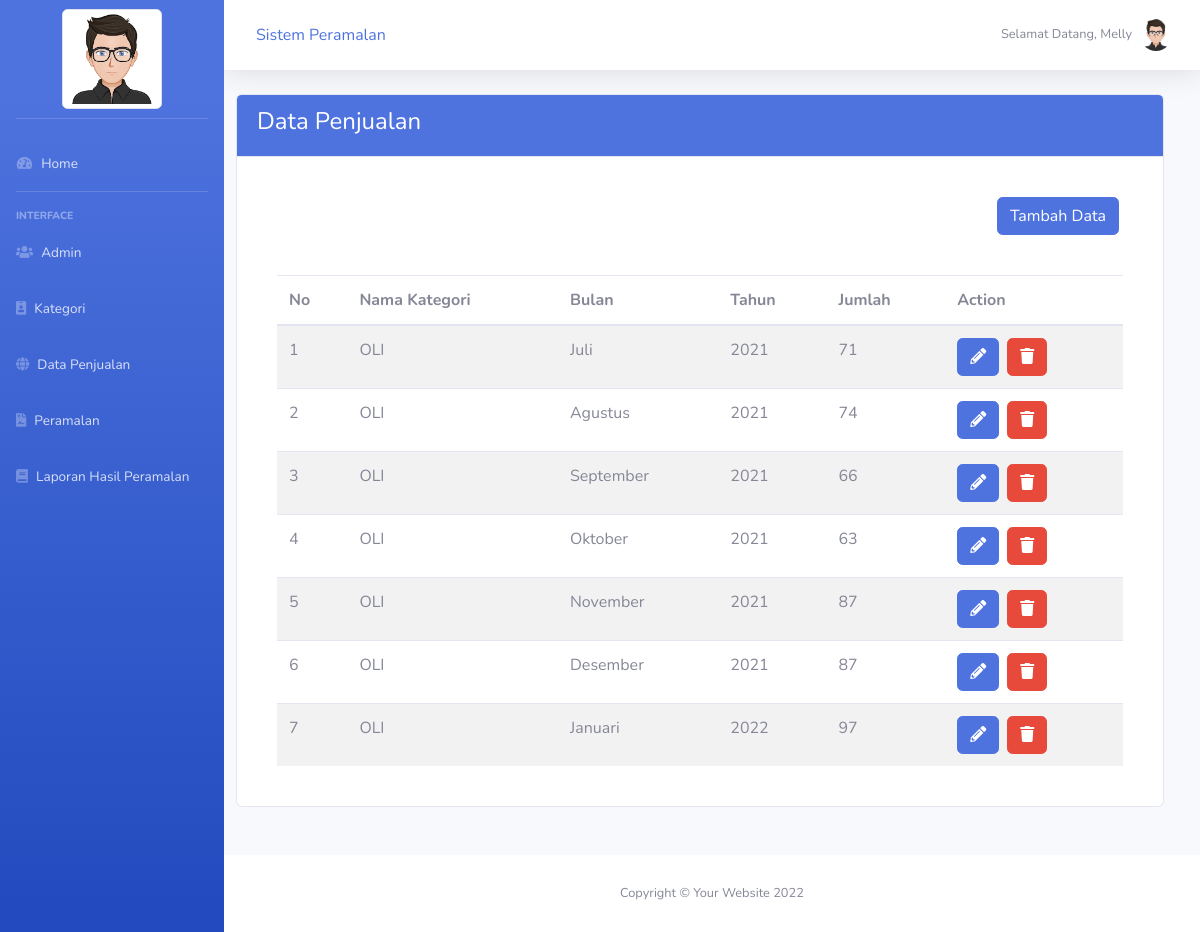
The page /penjualan/index.php (signed in) on the database its author committed.
### tables this page shows
CREATE TABLE `data` (
  `id_data` int(11) NOT NULL,
  `id_admin` int(11) NOT NULL,
  `id_kategori` int(11) NOT NULL,
  `nama_kategori` char(100) NOT NULL,
  `bulan` varchar(50) NOT NULL,
  `tahun` int(11) NOT NULL,
  `jumlah` float NOT NULL
);

CREATE TABLE `kategori` (
  `id_kategori` int(11) NOT NULL,
  `nama_kategori` char(100) NOT NULL
);

### penjualan/index.php (the view, shortened to what this page needs)
<?php include_once('header.php');
require_once "../config/config.php";
?>
<div class="row col-lg-12">
    <div class="col-lg-12">
        <div class="card">
            <div class="card-header bg-primary">
                <h4 class="text-white">Data Penjualan</h4>
            </div>
            <div class="card-body">
                <div class="card-body" style="text-align: right;">
                    <a class="btn btn-primary btn-action btn-xs mr-1" href="add.php" data-toggle="tooltip" title="Tambah Data"><span>Tambah Data</span></a>
                </div>
                <div class="card-body">
                    <div class="table-responsive">
                        <div class="table-responsive">
                            <table class="table table-striped mb-0 admin" id="admin">
                                <thead>
                                    <tr>
                                        <th>No</th>
                                        <th>Nama Kategori</th>
                                        <th>Bulan</th>
                                        <th>Tahun</th>
                                        <th>Jumlah</th>
                                        <th>Action</th>
                                    </tr>
                                </thead>
                                <tbody>
                                    <?php
                                    $SqlQuery = mysqli_query($con, "SELECT * FROM `data` AS ak INNER JOIN kategori AS st ON st.id_kategori=ak.id_kategori WHERE ak.id_kategori=ak.id_kategori");
                                    $no = 1;
                                    if (mysqli_num_rows($SqlQuery) > 0) {
                                        while ($row = mysqli_fetch_array($SqlQuery)) {
                                    ?>
                                            <tr>
                                                <td><?= $no++ ?></td>
                                                <td><?= $row['nama_kategori'] ?></td>
                                                <td><?= $row['bulan'] ?></td>
                                                <td><?= $row['tahun'] ?></td>
                                                <td><?= $row['jumlah'] ?></td>
                                                <td>
                                                    <a href="edit.php?id=<?= $row['id_data'] ?>" class="btn btn-primary btn-action mr-1" title="Edit"><i class="fas fa-pencil-alt"></i></a>
                                                    <a href="delete.php?id=<?= $row['id_data'] ?>" class="btn btn-danger btn-xs delete-data" title="hapus"><i class="fas fa-trash"></i></a>
                                                </td>
                                            </tr>
                                    <?php
                                        }
                                    } else {
                                        echo "<tr><td colspan=\"8\" align=\"center\">data tidak ada</td></tr>";
                                    }
                                    ?>
                                </tbody>
                            </table>
                        </div>
                    </div>
                </div>
            </div>
        </div>
    </div>
</div>
</div>
<?php include_once('footer.php');
?>

### rows shown on the page
data: id_kategori.nama_kategori "OLI", bulan "Juli", tahun "2021", jumlah "71"
data: id_kategori.nama_kategori "OLI", bulan "Agustus", tahun "2021", jumlah "74"
data: id_kategori.nama_kategori "OLI", bulan "September", tahun "2021", jumlah "66"
data: id_kategori.nama_kategori "OLI", bulan "Oktober", tahun "2021", jumlah "63"
data: id_kategori.nama_kategori "OLI", bulan "November", tahun "2021", jumlah "87"
data: id_kategori.nama_kategori "OLI", bulan "Desember", tahun "2021", jumlah "87"
data: id_kategori.nama_kategori "OLI", bulan "Januari", tahun "2022", jumlah "97"

### other values the page prints
$_SESSION['nama'] "Melly"
